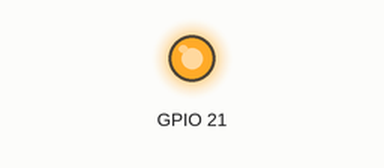
Simulated run of this program. Board: Raspberry Pi (BCM pin numbers). Shown: output pins drawn as LEDs (lit = HIGH).

Above: at 1.5 s.
At 4.5 s:
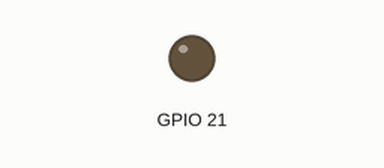
Timing chart, 0 to 7.8 s (numbered marks = the images above):
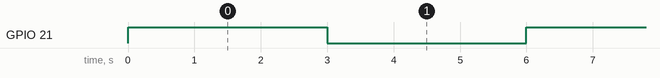

The program:

valve.py
```python
from RPi import GPIO
import time


GPIO.setmode(GPIO.BCM)
GPIO.setup(21, GPIO.OUT)


try:
    while True:
        GPIO.output(21, 1)
        time.sleep(3)
        GPIO.output(21, 0)
        time.sleep(3)

except KeyboardInterrupt:
    print("programma gestopt")
finally:
    GPIO.output(21, 0)
    GPIO.cleanup()
```

Measured:
- by itself, GPIO 21: alternates HIGH for 3.0 s and LOW for 3.0 s
